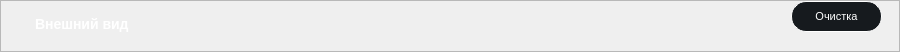
      <widget class="QFrame" name="frame_Appearance">
       <property name="geometry">
        <rect>
         <x>10</x>
         <y>265</y>
         <width>900</width>
         <height>45</height>
        </rect>
       </property>
       <property name="minimumSize">
        <size>
         <width>900</width>
         <height>0</height>
        </size>
       </property>
       <property name="maximumSize">
        <size>
         <width>900</width>
         <height>45</height>
        </size>
       </property>
       <property name="styleSheet">
        <string notr="true">/* styles.qss */

#frame_Appearance {
    background-color: #161A1E;
    border-radius: 15px; /* Установите значение по вашему усмотрению для достижения овальной формы */
}
</string>
       </property>
       <property name="frameShape">
        <enum>QFrame::StyledPanel</enum>
       </property>
       <property name="frameShadow">
        <enum>QFrame::Raised</enum>
       </property>
       <layout class="QHBoxLayout" name="horizontalLayout_6">
        <property name="spacing">
         <number>0</number>
        </property>
        <property name="leftMargin">
         <number>0</number>
        </property>
        <property name="topMargin">
         <number>0</number>
        </property>
        <property name="rightMargin">
         <number>0</number>
        </property>
        <property name="bottomMargin">
         <number>0</number>
        </property>
        <item>
         <widget class="QFrame" name="frame_6">
          <property name="minimumSize">
           <size>
            <width>0</width>
            <height>50</height>
           </size>
          </property>
          <property name="styleSheet">
           <string notr="true">background-color: transparent;</string>
          </property>
          <property name="frameShape">
           <enum>QFrame::StyledPanel</enum>
          </property>
          <property name="frameShadow">
           <enum>QFrame::Raised</enum>
          </property>
          <widget class="QPushButton" name="pushAppearance">
           <property name="geometry">
            <rect>
             <x>790</x>
             <y>0</y>
             <width>91</width>
             <height>31</height>
            </rect>
           </property>
           <property name="minimumSize">
            <size>
             <width>91</width>
             <height>31</height>
            </size>
           </property>
           <property name="maximumSize">
            <size>
             <width>91</width>
             <height>31</height>
            </size>
           </property>
           <property name="baseSize">
            <size>
             <width>0</width>
             <height>0</height>
            </size>
           </property>
           <property name="styleSheet">
            <string notr="true">/* styles.qss */

QPushButton {
    background-color: #161A1E;
    border-radius: 15px;
    color: white; /* Установите цвет текста */
    font-size: 11px; /* Установите размер шрифта */
    padding: 10px 20px; /* Установите отступы */
    border: 1px solid white; /* Уменьшаем толщину обводки до 1 пикселя */
}

QPushButton:hover {
    background-color: #2C3236;
    transition: background-color 0.3s ease;
}
</string>
           </property>
           <property name="text">
            <string>Очистка</string>
           </property>
          </widget>
          <widget class="QLabel" name="labelTextAppearance">
           <property name="geometry">
            <rect>
             <x>30</x>
             <y>10</y>
             <width>341</width>
             <height>21</height>
            </rect>
           </property>
           <property name="styleSheet">
            <string notr="true">/* styles.qss */

QLabel {
    color: white; /* Установите цвет текста в белый */
    font-size: 14px; /* Установите размер шрифта в 14 пикселей */
    font-family: &quot;Times New Roman&quot;; /* Установите тип шрифта по вашему выбору */
    font-weight: bold; /* Установите жирность шрифта (если нужно) */
    margin-top: 5px; /* Опустить текст на 10 пикселей вниз */
}
</string>
           </property>
           <property name="text">
            <string>Внешний вид</string>
           </property>
          </widget>
          <widget class="QLabel" name="labelAppearance">
           <property name="geometry">
            <rect>
             <x>616</x>
             <y>10</y>
             <width>101</width>
             <height>20</height>
            </rect>
           </property>
           <property name="text">
            <string/>
           </property>
          </widget>
         </widget>
        </item>
       </layout>
      </widget>
